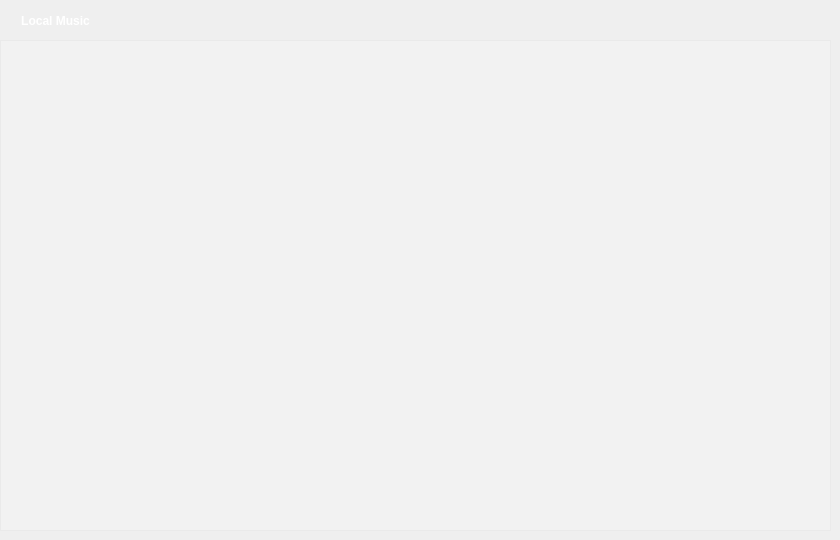
   <widget class="QWidget" name="page_1">
    <widget class="MusicListWidget" name="localMusicWidget">
     <property name="geometry">
      <rect>
       <x>0</x>
       <y>40</y>
       <width>831</width>
       <height>491</height>
      </rect>
     </property>
     <property name="font">
      <font>
       <weight>75</weight>
       <bold>true</bold>
      </font>
     </property>
     <property name="styleSheet">
      <string notr="true">color: rgb(255, 255, 255);
background-color: rgba(255, 255, 255, 50);
</string>
     </property>
     <property name="horizontalScrollBarPolicy">
      <enum>Qt::ScrollBarAlwaysOff</enum>
     </property>
     <property name="sizeAdjustPolicy">
      <enum>QAbstractScrollArea::AdjustToContentsOnFirstShow</enum>
     </property>
     <property name="selectionMode">
      <enum>QAbstractItemView::SingleSelection</enum>
     </property>
     <property name="isWrapping" stdset="0">
      <bool>false</bool>
     </property>
     <property name="wordWrap">
      <bool>false</bool>
     </property>
     <property name="selectionRectVisible">
      <bool>false</bool>
     </property>
     <property name="sortingEnabled">
      <bool>false</bool>
     </property>
    </widget>
    <widget class="QLabel" name="titleLabel_3">
     <property name="enabled">
      <bool>true</bool>
     </property>
     <property name="geometry">
      <rect>
       <x>0</x>
       <y>0</y>
       <width>111</width>
       <height>41</height>
      </rect>
     </property>
     <property name="font">
      <font>
       <family>Microsoft YaHei UI</family>
       <pointsize>9</pointsize>
       <weight>75</weight>
       <italic>false</italic>
       <bold>true</bold>
      </font>
     </property>
     <property name="styleSheet">
      <string notr="true">color:rgb(255, 255, 255);
</string>
     </property>
     <property name="text">
      <string>Local Music</string>
     </property>
     <property name="alignment">
      <set>Qt::AlignCenter</set>
     </property>
    </widget>
    <widget class="QWidget" name="layoutWidget">
     <property name="geometry">
      <rect>
       <x>670</x>
       <y>0</y>
       <width>155</width>
       <height>43</height>
      </rect>
     </property>
     <layout class="QHBoxLayout" name="horizontalLayout_2">
      <item>
       <widget class="QPushButton" name="btnSortSinger">
        <property name="font">
         <font>
          <family>Microsoft YaHei UI</family>
          <pointsize>10</pointsize>
          <weight>75</weight>
          <bold>true</bold>
         </font>
        </property>
        <property name="cursor">
         <cursorShape>PointingHandCursor</cursorShape>
        </property>
        <property name="toolTip">
         <string>Sort by Artists</string>
        </property>
        <property name="styleSheet">
         <string notr="true"/>
        </property>
        <property name="text">
         <string/>
        </property>
        <property name="icon">
         <iconset resource="imagefile.qrc">
          <normaloff>:/image/image/image/singer.png</normaloff>:/image/image/image/singer.png</iconset>
        </property>
        <property name="iconSize">
         <size>
          <width>30</width>
          <height>30</height>
         </size>
        </property>
        <property name="flat">
         <bool>true</bool>
        </property>
       </widget>
      </item>
      <item>
       <widget class="QPushButton" name="btnSortTitle">
        <property name="font">
         <font>
          <family>Microsoft YaHei UI</family>
          <pointsize>10</pointsize>
          <weight>75</weight>
          <bold>true</bold>
         </font>
        </property>
        <property name="cursor">
         <cursorShape>PointingHandCursor</cursorShape>
        </property>
        <property name="toolTip">
         <string>Sort by Song</string>
        </property>
        <property name="styleSheet">
         <string notr="true"/>
        </property>
        <property name="text">
         <string/>
        </property>
        <property name="icon">
         <iconset resource="imagefile.qrc">
          <normaloff>:/image/image/image/sort-alpha-asc_ea48_ether.png</normaloff>:/image/image/image/sort-alpha-asc_ea48_ether.png</iconset>
        </property>
        <property name="iconSize">
         <size>
          <width>30</width>
          <height>30</height>
         </size>
        </property>
        <property name="flat">
         <bool>true</bool>
        </property>
       </widget>
      </item>
      <item>
       <widget class="QPushButton" name="btnSortDuration">
        <property name="font">
         <font>
          <family>Microsoft YaHei UI</family>
          <pointsize>10</pointsize>
          <weight>75</weight>
          <bold>true</bold>
         </font>
        </property>
        <property name="cursor">
         <cursorShape>PointingHandCursor</cursorShape>
        </property>
        <property name="toolTip">
         <string>Sort by Duration</string>
        </property>
        <property name="styleSheet">
         <string notr="true"/>
        </property>
        <property name="text">
         <string/>
        </property>
        <property name="icon">
         <iconset resource="imagefile.qrc">
          <normaloff>:/image/image/image/duration.png</normaloff>:/image/image/image/duration.png</iconset>
        </property>
        <property name="iconSize">
         <size>
          <width>30</width>
          <height>30</height>
         </size>
        </property>
        <property name="flat">
         <bool>true</bool>
        </property>
       </widget>
      </item>
     </layout>
    </widget>
    <widget class="QPushButton" name="btnNeaten">
     <property name="geometry">
      <rect>
       <x>590</x>
       <y>0</y>
       <width>41</width>
       <height>41</height>
      </rect>
     </property>
     <property name="font">
      <font>
       <family>Microsoft YaHei UI</family>
       <pointsize>10</pointsize>
       <weight>75</weight>
       <bold>true</bold>
      </font>
     </property>
     <property name="cursor">
      <cursorShape>PointingHandCursor</cursorShape>
     </property>
     <property name="toolTip">
      <string>Organize Songs (Sort and Remove Duplicates)</string>
     </property>
     <property name="styleSheet">
      <string notr="true"/>
     </property>
     <property name="text">
      <string/>
     </property>
     <property name="icon">
      <iconset resource="imagefile.qrc">
       <normaloff>:/image/image/image/remove_dup.png</normaloff>:/image/image/image/remove_dup.png</iconset>
     </property>
     <property name="iconSize">
      <size>
       <width>30</width>
       <height>30</height>
      </size>
     </property>
     <property name="flat">
      <bool>true</bool>
     </property>
    </widget>
    <widget class="QPushButton" name="btnClear_2">
     <property name="geometry">
      <rect>
       <x>100</x>
       <y>0</y>
       <width>41</width>
       <height>41</height>
      </rect>
     </property>
     <property name="font">
      <font>
       <family>Microsoft YaHei UI</family>
       <pointsize>10</pointsize>
       <weight>75</weight>
       <bold>true</bold>
      </font>
     </property>
     <property name="cursor">
      <cursorShape>PointingHandCursor</cursorShape>
     </property>
     <property name="toolTip">
      <string>Clear current playlist</string>
     </property>
     <property name="styleSheet">
      <string notr="true"/>
     </property>
     <property name="text">
      <string/>
     </property>
     <property name="icon">
      <iconset resource="imagefile.qrc">
       <normaloff>:/image/image/image/clear.png</normaloff>:/image/image/image/clear.png</iconset>
     </property>
     <property name="iconSize">
      <size>
       <width>30</width>
       <height>30</height>
      </size>
     </property>
     <property name="flat">
      <bool>true</bool>
     </property>
    </widget>
   </widget>
